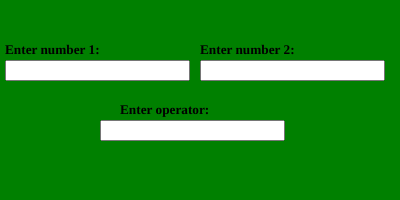
Frame 1 (no input)
Frame 60 (no input): identical to frame 1, image omitted
Frame 120 (the mouse pressed at the canvas centre since frame 60): identical to frame 1, image omitted

The p5.js sketch that drew this single still picture (run headless with seeded random() and noise() and a simulated clock; from frame 60 on, the mouse is pressed at the canvas centre):

// p5.js sketch
// ── sketch.js
let operator,input_num1, input_num2; 
let greeting, greeting2, greeting3;
let num1, num2;

function setup() {
  
  createCanvas(400, 200);
  background(178,255,102);
  
  input_num1 = createInput();
  input_num1.position(5, 60);
  greeting = createElement('h5', 'Enter number 1:');
  greeting.position(5, 20);
  
  input_num2 = createInput();
  input_num2.position(200, 60);
  greeting2 = createElement('h5', 'Enter operator:');
  greeting2.position(120, 80);

  operator = createInput();
  operator.position(100, 120);
  greeting3 = createElement('h5', 'Enter number 2:');
  greeting3.position(200, 20);
  
  textAlign(CENTER);
  textSize(50);
}

function draw() {
  background('green');
  
  num1 = input_num1.value();
  num2 = input_num2.value();
  var opr = operator.value();
  
  switch (opr) {
      
    case '+':
      console.log("Addition of num1 & num2: ");
      console.log(int(num1) + int(num2));
      break;
      
    case '-':
      
      
      break;
      
    case '*':
     
      
      break;
      
    case '/':
      
      
      break;
    
    default:
      
  }
}
